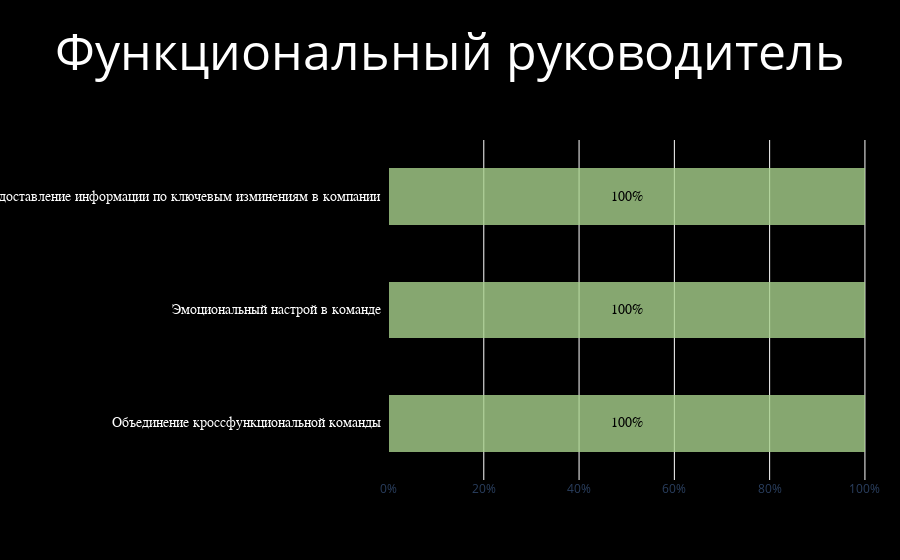

Write notebook code for a chart like this one.
### Code cell
create_plot("Александр Альфонс", "Функциональный руководитель", collector)

### Figure 1 — Plotly figure (JSON) as saved in the notebook; plotly's stock layout.template omitted (floating-point values rounded to 4 significant figures)
{"data": [{"marker": {"color": "rgba(168,209,141,0.8)", "line": {"width": 0}}, "orientation": "h", "type": "bar", "width": 0.5, "x": [1], "y": ["Объединение кроссфункциональной команды"]}, {"marker": {"color": "rgba(168,209,141,0.8)", "line": {"width": 0}}, "orientation": "h", "type": "bar", "width": 0.5, "x": [1], "y": ["Эмоциональный настрой в команде"]}, {"marker": {"color": "rgba(168,209,141,0.8)", "line": {"width": 0}}, "orientation": "h", "type": "bar", "width": 0.5, "x": [1], "y": ["Предоставление информации по ключевым изминениям в компании"]}, {"marker": {"color": "rgba(251,114,134,0.8)", "line": {"width": 0}}, "orientation": "h", "type": "bar", "width": 0.5, "x": [0], "y": ["Объединение кроссфункциональной команды"]}, {"marker": {"color": "rgba(251,114,134,0.8)", "line": {"width": 0}}, "orientation": "h", "type": "bar", "width": 0.5, "x": [0], "y": ["Эмоциональный настрой в команде"]}, {"marker": {"color": "rgba(251,114,134,0.8)", "line": {"width": 0}}, "orientation": "h", "type": "bar", "width": 0.5, "x": [0], "y": ["Предоставление информации по ключевым изминениям в компании"]}], "layout": {"annotations": [{"align": "right", "font": {"color": "rgb(255, 255, 255)", "family": "Arial", "size": 14}, "showarrow": false, "text": "Объединение кроссфункциональной команды", "x": 0.14, "xanchor": "right", "xref": "paper", "y": "Объединение кроссфункциональной команды", "yref": "y"}, {"font": {"color": "rgb(0, 0, 0)", "family": "Arial", "size": 14}, "showarrow": false, "text": "100%", "x": 0.5, "xref": "x", "y": "Объединение кроссфункциональной команды", "yref": "y"}, {"align": "right", "font": {"color": "rgb(255, 255, 255)", "family": "Arial", "size": 14}, "showarrow": false, "text": "Эмоциональный настрой в команде", "x": 0.14, "xanchor": "right", "xref": "paper", "y": "Эмоциональный настрой в команде", "yref": "y"}, {"font": {"color": "rgb(0, 0, 0)", "family": "Arial", "size": 14}, "showarrow": false, "text": "100%", "x": 0.5, "xref": "x", "y": "Эмоциональный настрой в команде", "yref": "y"}, {"align": "right", "font": {"color": "rgb(255, 255, 255)", "family": "Arial", "size": 14}, "showarrow": false, "text": "Предоставление информации по ключевым изминениям в компании", "x": 0.14, "xanchor": "right", "xref": "paper", "y": "Предоставление информации по ключевым изминениям в компании", "yref": "y"}, {"font": {"color": "rgb(0, 0, 0)", "family": "Arial", "size": 14}, "showarrow": false, "text": "100%", "x": 0.5, "xref": "x", "y": "Предоставление информации по ключевым изминениям в компании", "yref": "y"}], "barmode": "stack", "margin": {"b": 80, "l": 300, "r": 10, "t": 140}, "paper_bgcolor": "rgb(0, 0, 0)", "plot_bgcolor": "rgb(0, 0, 0)", "showlegend": false, "title": {"font": {"color": "rgb(255, 255, 255)", "size": 50}, "text": "Функциональный руководитель", "x": 0.5}, "xaxis": {"domain": [0.15, 1], "showgrid": true, "showline": false, "showticklabels": true, "tickformat": "0.00%", "zeroline": false}, "yaxis": {"showgrid": false, "showline": false, "showticklabels": false, "zeroline": false}}}
